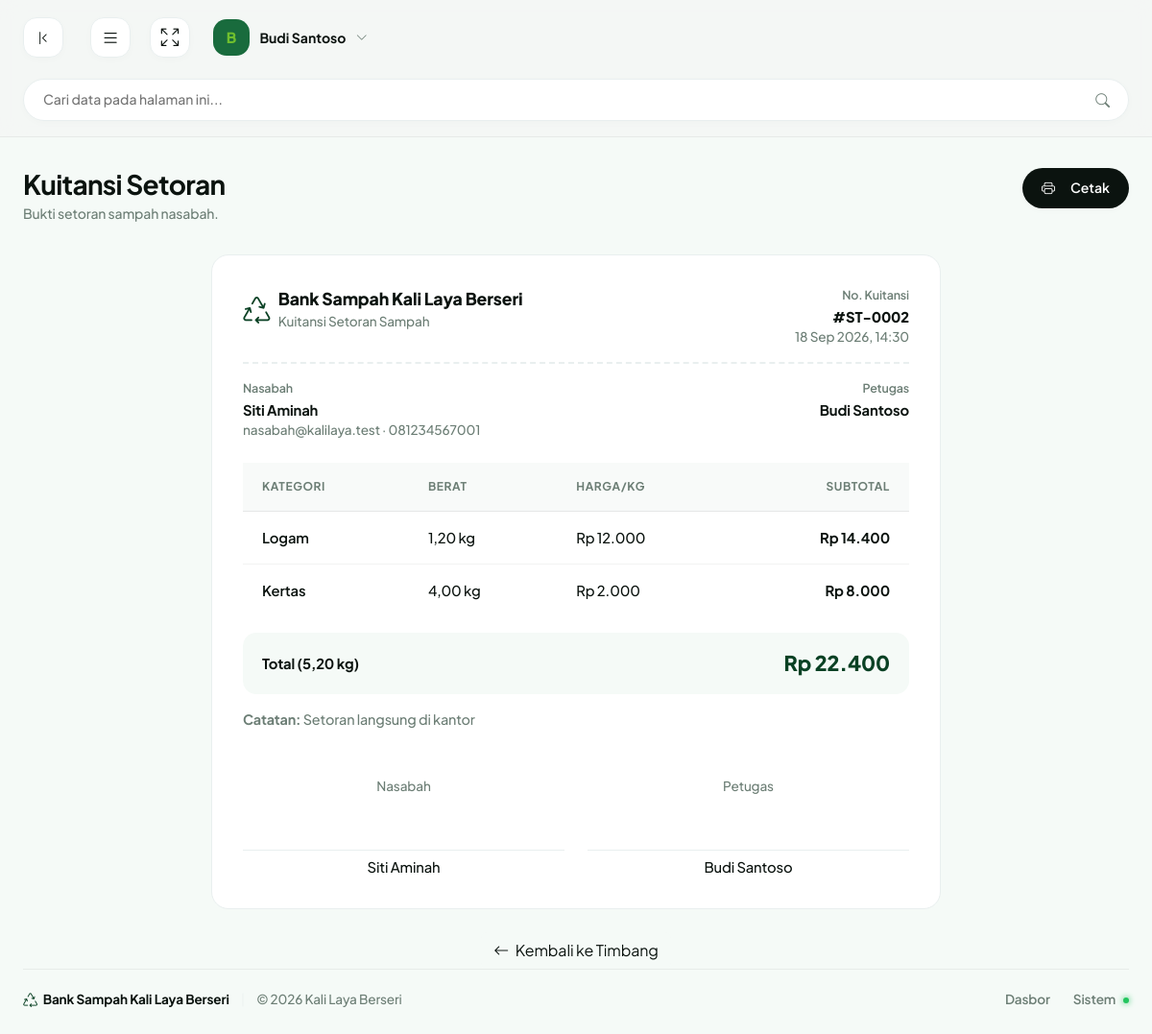
Screenshot of /pengurus/kuitansi.php?id=2 (signed in) with the database file from the repository.
### tables this page shows
CREATE TABLE `setoran` (
  `id` int NOT NULL,
  `user_id` int NOT NULL,
  `tanggal` datetime NOT NULL,
  `total_nilai` decimal(14,2) NOT NULL DEFAULT '0.00',
  `petugas_id` int DEFAULT NULL,
  `catatan` text
);

CREATE TABLE `users` (
  `id_user` int NOT NULL,
  `name` varchar(100) NOT NULL,
  `email` varchar(150) NOT NULL,
  `password` varchar(255) DEFAULT NULL,
  `google_id` varchar(64) DEFAULT NULL,
  `avatar` varchar(255) DEFAULT NULL,
  `role` enum('nasabah','pengurus','ketua') NOT NULL DEFAULT 'nasabah',
  `nik` varchar(20) DEFAULT NULL,
  `no_hp` varchar(20) DEFAULT NULL,
  `alamat` text,
  `code` int NOT NULL DEFAULT '0',
  `status` varchar(20) NOT NULL DEFAULT 'notverified',
  `aktif` tinyint(1) NOT NULL DEFAULT '1',
  `created_at` timestamp NOT NULL DEFAULT CURRENT_TIMESTAMP
);

CREATE TABLE `detail_setoran` (
  `id` int NOT NULL,
  `setoran_id` int NOT NULL,
  `jenis_id` int NOT NULL,
  `berat_kg` decimal(10,2) NOT NULL DEFAULT '0.00',
  `harga_per_kg` decimal(12,2) NOT NULL DEFAULT '0.00',
  `subtotal` decimal(14,2) NOT NULL DEFAULT '0.00'
);

CREATE TABLE `jenis_sampah` (
  `id` int NOT NULL,
  `nama` varchar(100) NOT NULL,
  `kategori` varchar(50) NOT NULL,
  `harga_per_kg` decimal(12,2) NOT NULL DEFAULT '0.00',
  `stok_kg` decimal(12,2) NOT NULL DEFAULT '0.00',
  `created_at` timestamp NOT NULL DEFAULT CURRENT_TIMESTAMP
);

### includes/fungsi.php (called while the page is built, shortened)
<?php
if (!function_exists('e')) {
    function e($value): string
    {
        return htmlspecialchars((string) $value, ENT_QUOTES, 'UTF-8');
    }
}
if (!function_exists('rupiah')) {
    function rupiah($angka, bool $prefix = true): string
    {
        $hasil = number_format((float) $angka, 0, ',', '.');
        return $prefix ? 'Rp ' . $hasil : $hasil;
    }
}
if (!function_exists('kg')) {
    function kg($angka): string
    {
        return number_format((float) $angka, 2, ',', '.') . ' kg';
    }
}
if (!function_exists('tanggal_id')) {
    function tanggal_id(?string $tanggal): string
    {
        $bulan = [
            1 => 'Jan', 'Feb', 'Mar', 'Apr', 'Mei', 'Jun',
            'Jul', 'Agu', 'Sep', 'Okt', 'Nov', 'Des',
        ];
        $ts = strtotime($tanggal);
        return date('d', $ts) . ' ' . $bulan[(int) date('n', $ts)] . ' ' . date('Y', $ts);
    }
}
if (!function_exists('tanggal_waktu_id')) {
    function tanggal_waktu_id(?string $tanggal): string
    {
        $ts = strtotime($tanggal);
        return tanggal_id($tanggal) . ', ' . date('H:i', $ts);
    }
}

### includes/auth.php (called while the page is built, shortened)
<?php
require_once __DIR__ . '/fungsi.php';
if (!function_exists('current_user')) {
    function current_user(): array
    {
        return [
            'id_user' => (int) ($_SESSION['id_user'] ?? 0),
            'name'    => $_SESSION['name'] ?? '',
            'email'   => $_SESSION['email'] ?? '',
            'role'    => $_SESSION['role'] ?? '',
        ];
    }
}

### pengurus/kuitansi.php (the view, shortened to what this page needs)
<?php
$base = '../';
require_once __DIR__ . '/../includes/auth.php';
$id = (int) ($_GET['id'] ?? 0);
$items = [];
$stmt = mysqli_prepare($con, "SELECT s.*, u.name AS nasabah, u.email AS nasabah_email, u.no_hp AS nasabah_hp, p.name AS petugas FROM setoran s JOIN users u ON u.id_user = s.user_id LEFT JOIN users p ON p.id_user = s.petugas_id WHERE s.id = ? LIMIT 1");
mysqli_stmt_bind_param($stmt, 'i', $id);
mysqli_stmt_execute($stmt);
$setoran = mysqli_fetch_assoc(mysqli_stmt_get_result($stmt));
$stmt = mysqli_prepare($con, "SELECT d.*, j.kategori FROM detail_setoran d JOIN jenis_sampah j ON j.id = d.jenis_id WHERE d.setoran_id = ?");
mysqli_stmt_bind_param($stmt, 'i', $id);
mysqli_stmt_execute($stmt);
$res = mysqli_stmt_get_result($stmt);
while ($r = mysqli_fetch_assoc($res)) { $items[] = $r; }
$total_berat = 0.0;
foreach ($items as $it) { $total_berat += (float) $it['berat_kg']; }
$page_title    = 'Kuitansi Setoran';
$page_subtitle = 'Bukti setoran sampah nasabah.';
$page_actions  = '<button type="button" class="btn btn-dark-custom no-print" data-print><i class="bi bi-printer me-1"></i> Cetak</button>';
require __DIR__ . '/../includes/header.php';
?>
<div class="row justify-content-center">
  <div class="col-lg-8">
    <div class="kuitansi-box">
      <div class="kuitansi-head">
        <div>
          <div class="d-flex align-items-center gap-2">
            <i class="bi bi-recycle" style="font-size:1.8rem;color:var(--brand-forest-medium);"></i>
            <div>
              <div style="font-weight:800;font-size:1.1rem;">Bank Sampah Kali Laya Berseri</div>
              <div class="text-muted-green" style="font-size:.85rem;">Kuitansi Setoran Sampah</div>
            </div>
          </div>
        </div>
        <div class="text-end">
          <div class="stat-mini-label">No. Kuitansi</div>
          <div style="font-weight:800;">#ST-<?= e(str_pad($setoran['id'], 4, '0', STR_PAD_LEFT)) ?></div>
          <div class="text-muted-green" style="font-size:.85rem;"><?= e(tanggal_waktu_id($setoran['tanggal'])) ?></div>
        </div>
      </div>
      <div class="row g-3 mb-4">
        <div class="col-sm-6">
          <div class="stat-mini-label">Nasabah</div>
          <div style="font-weight:700;"><?= e($setoran['nasabah']) ?></div>
          <div class="text-muted-green" style="font-size:.85rem;"><?= e($setoran['nasabah_email']) ?> &middot; <?= e($setoran['nasabah_hp'] ?: '-') ?></div>
        </div>
        <div class="col-sm-6 text-sm-end">
          <div class="stat-mini-label">Petugas</div>
          <div style="font-weight:700;"><?= e($setoran['petugas'] ?: '-') ?></div>
        </div>
      </div>
      <div class="table-responsive">
        <table class="table-custom">
          <thead><tr><th>Kategori</th><th>Berat</th><th>Harga/kg</th><th class="text-end">Subtotal</th></tr></thead>
          <tbody>
            <?php foreach ($items as $it): ?>
              <tr>
                <td class="table-product-name"><?= e($it['kategori']) ?></td>
                <td><?= e(kg($it['berat_kg'])) ?></td>
                <td><?= e(rupiah($it['harga_per_kg'])) ?></td>
                <td class="table-amount text-end"><?= e(rupiah($it['subtotal'])) ?></td>
              </tr>
            <?php endforeach; ?>
          </tbody>
        </table>
      </div>
      <div class="total-bar mt-3">
        <span>Total (<?= e(kg($total_berat)) ?>)</span>
        <span class="total-value"><?= e(rupiah($setoran['total_nilai'])) ?></span>
      </div>
      <?php if (!empty($setoran['catatan'])): ?>
        <p class="text-muted-green mt-3 mb-0" style="font-size:.9rem;"><strong>Catatan:</strong> <?= e($setoran['catatan']) ?></p>
      <?php endif; ?>
      <div class="row mt-5">
        <div class="col-6 text-center">
          <div class="text-muted-green" style="font-size:.85rem;">Nasabah</div>
          <div style="margin-top:3.5rem;border-top:1px solid var(--border-light);padding-top:.35rem;"><?= e($setoran['nasabah']) ?></div>
        </div>
        <div class="col-6 text-center">
          <div class="text-muted-green" style="font-size:.85rem;">Petugas</div>
          <div style="margin-top:3.5rem;border-top:1px solid var(--border-light);padding-top:.35rem;"><?= e($setoran['petugas'] ?: '................') ?></div>
        </div>
      </div>
    </div>
    <div class="text-center mt-4 no-print">
      <a href="timbang.php" class="btn" style="background:var(--bs-body-bg);color:var(--text-main);"><i class="bi bi-arrow-left me-1"></i> Kembali ke Timbang</a>
    </div>
  </div>
</div>
<?php require __DIR__ . '/../includes/footer.php'; ?>

### includes/header.php (shortened to what this page needs)
<?php
require_once __DIR__ . '/auth.php';
$base          = $base ?? '';
$page_title    = $page_title ?? 'Dasbor';
$page_subtitle = $page_subtitle ?? '';
$page_actions  = $page_actions ?? '';
$u = current_user();
?>
<!DOCTYPE html>
<html lang="id">
<head>
  <link rel="stylesheet" href="<?= e($base) ?>assets/libs/bootstrap/css/bootstrap.min.css">
  <link rel="stylesheet" href="<?= e($base) ?>assets/libs/bootstrap-icons/bootstrap-icons.css">
  <link rel="stylesheet" href="<?= e($base) ?>assets/libs/apexcharts/apexcharts.css">
  <link rel="stylesheet" href="<?= e($base) ?>assets/libs/flatpickr/flatpickr.min.css">
  <link rel="stylesheet" href="<?= e($base) ?>assets/css/main.css">
  <link rel="stylesheet" href="<?= e($base) ?>assets/css/app.css">
</head>
<body>
  <div class="main-wrapper">
    <header class="navbar-custom">
      <div class="navbar-left">
        <button class="btn-desktop-toggle d-none d-xl-flex align-items-center justify-content-center me-3"
          id="desktop-sidebar-toggle" aria-label="Minimize Sidebar" type="button">
          <i class="bi bi-chevron-bar-left"></i>
        </button>
        <button class="sidebar-toggle-btn me-2" id="sidebar-toggle" aria-label="Toggle Navigation" type="button">
          <i class="bi bi-list"></i>
        </button>
      </div>
      <div class="navbar-search-wrapper">
        <input type="text" class="navbar-search-input" placeholder="Cari data pada halaman ini..." id="main-search">
        <button class="navbar-search-btn" aria-label="Search" type="button">
          <i class="bi bi-search"></i>
        </button>
      </div>
      <div class="navbar-actions">
        <button class="navbar-action-btn me-1" aria-label="Toggle Fullscreen" id="btn-fullscreen" type="button">
          <i class="bi bi-arrows-fullscreen"></i>
        </button>
        <div class="dropdown ms-2">
          <button class="navbar-profile-btn dropdown-toggle" type="button" data-bs-toggle="dropdown"
            aria-expanded="false" id="profile-dropdown">
            <span class="navbar-profile-img app-avatar-initial"><?= e(mb_substr($u['name'] ?: 'U', 0, 1)) ?></span>
            <span class="navbar-profile-name d-none d-md-inline"><?= e($u['name']) ?></span>
            <i class="bi bi-chevron-down navbar-profile-caret"></i>
          </button>
        </div>
      </div>
    </header>
    <div class="page-header">
      <div>
        <h1 class="page-title"><?= e($page_title) ?></h1>
        <?php if ($page_subtitle !== ''): ?>
          <p class="page-subtitle"><?= e($page_subtitle) ?></p>
        <?php endif; ?>
      </div>
      <?php if ($page_actions !== ''): ?>
        <div class="d-flex flex-wrap gap-2"><?= $page_actions ?></div>
      <?php endif; ?>
    </div>

### assets/css/app.css (style rules this page uses)
.text-muted-green { color: var(--text-muted-green) !important; }
.app-avatar-initial { display: inline-flex; align-items: center; justify-content: center; width: 42px; height: 42px; border-radius: var(--radius-lg); background-color: var(--brand-forest-light); color: var(--brand-lime); font-weight: 800; font-size: 1.05rem; text-transform: uppercase; flex-shrink: 0; }
.navbar-profile-img.app-avatar-initial { width: 38px; height: 38px; font-size: 0.95rem; }
.stat-mini-label { font-size: 0.78rem; font-weight: 600; color: var(--text-muted-green); margin-bottom: 0.1rem; }
.total-bar { display: flex; align-items: center; justify-content: space-between; background-color: var(--bs-body-bg); border-radius: var(--radius-lg); padding: 1rem 1.25rem; font-weight: 700; }
.total-bar .total-value { font-size: 1.35rem; font-weight: 800; color: var(--brand-forest-medium); }
.kuitansi-box { background: #FFFFFF; border: 1px solid var(--border-light); border-radius: var(--radius-xl); padding: 2rem; }
.kuitansi-head { display: flex; justify-content: space-between; align-items: flex-start; border-bottom: 2px dashed var(--border-light); padding-bottom: 1rem; margin-bottom: 1rem; gap: 1rem; flex-wrap: wrap; }

### rows the page displays
setoran: petugas.name "B", petugas.name "Budi Santoso", id "0002", tanggal "18 Sep 2026, 14:30", user.name "Siti Aminah", user.email "nasabah@kalilaya.test", user.no_hp "081234567001", total_nilai "Rp 22.400", catatan "Setoran langsung di kantor"
detail_setoran: jenis.kategori "Logam", berat_kg "1,20 kg", harga_per_kg "Rp 12.000", subtotal "Rp 14.400"
detail_setoran: jenis.kategori "Kertas", berat_kg "4,00 kg", harga_per_kg "Rp 2.000", subtotal "Rp 8.000"

### other values shown
$page_title "Kuitansi Setoran"
$page_subtitle "Bukti setoran sampah nasabah."
kg($total_berat) "5,20 kg"
